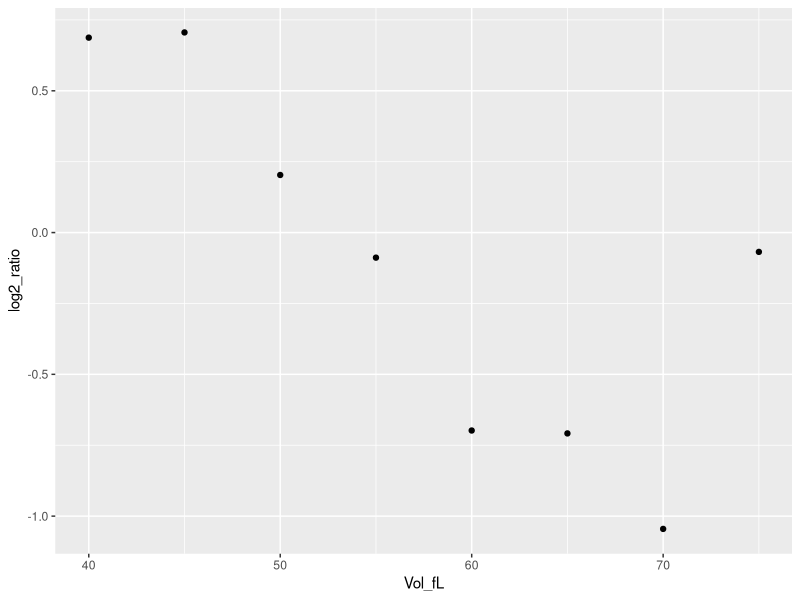
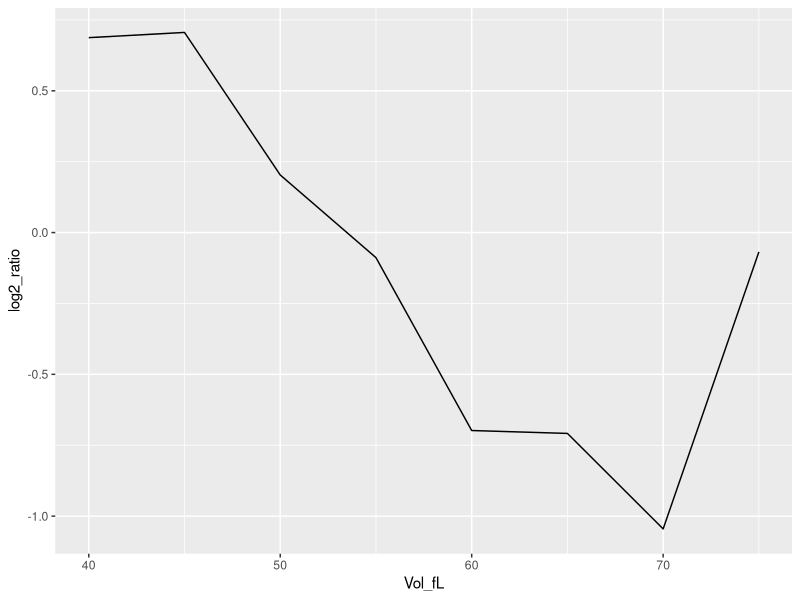
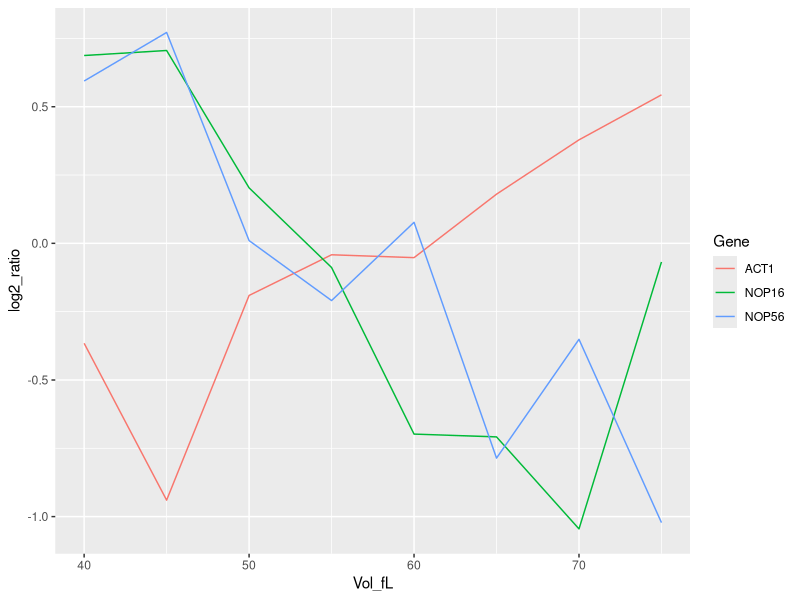
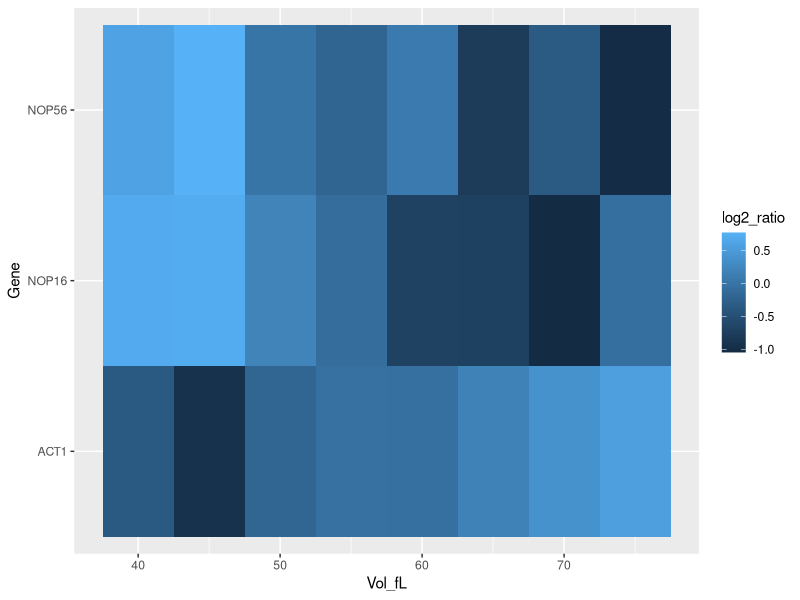
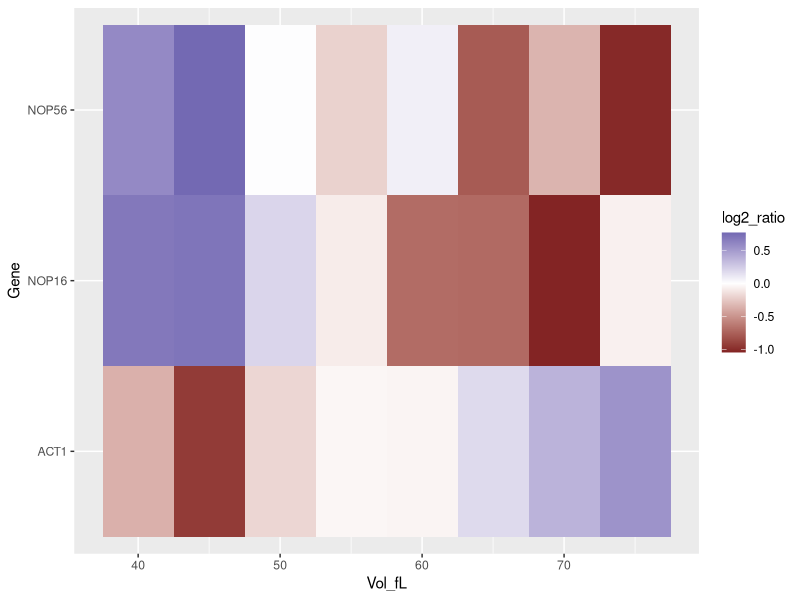
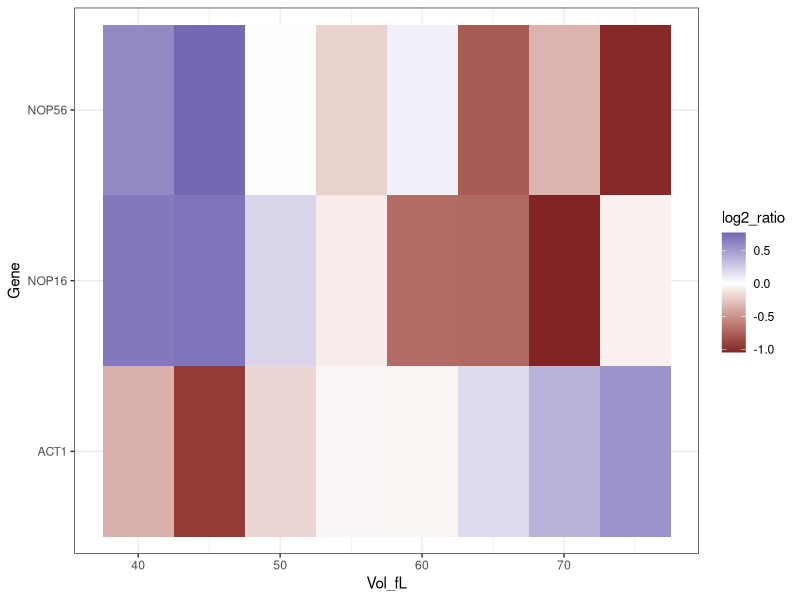

The R script that drew these images, in order:
## ----load_packages_data, echo=FALSE, message=FALSE, purl=TRUE----------------------------------------------------
library("tidyverse")

mRNA_data_tidy <- read_csv("../data/mRNA_data_tidy_named.csv")


## ----filter_data_onegene, eval = TRUE, purl = TRUE---------------------------------------------------------------
mRNA_data_NOP16 <- filter(mRNA_data_tidy, Gene=="NOP16")
mRNA_data_NOP16


## ----geom_plot_onegene, eval = TRUE, purl = TRUE-----------------------------------------------------------------
ggplot(data=mRNA_data_NOP16, aes(x=Vol_fL,y=log2_ratio)) +
    geom_point()


## ----geom_line_onegene, eval = TRUE, purl = TRUE-----------------------------------------------------------------
ggplot(data=mRNA_data_NOP16, aes(x=Vol_fL,y=log2_ratio)) +
    geom_line()


## ----geom_line_3genes, eval = TRUE, purl = TRUE------------------------------------------------------------------
mRNA_data_3genes <- filter(mRNA_data_tidy, Gene %in% c("ACT1","NOP16","NOP56"))

ggplot(data=mRNA_data_3genes, aes(x=Vol_fL,y=log2_ratio,colour=Gene)) +
    geom_line()


## ----geom_tile_3genes, eval = TRUE, purl = TRUE------------------------------------------------------------------
ggplot(data=mRNA_data_3genes, aes(x=Vol_fL,y=Gene,fill=log2_ratio)) +
    geom_tile()


## ----geom_tile_3genes_gradient2, eval = TRUE, purl = TRUE--------------------------------------------------------
ggplot(data=mRNA_data_3genes, aes(x=Vol_fL,y=Gene,fill=log2_ratio)) +
    geom_tile() +
    scale_fill_gradient2()


## ----geom_tile_3genes_theme_bw, eval = TRUE, purl = TRUE---------------------------------------------------------
ggplot(data=mRNA_data_3genes, aes(x=Vol_fL,y=Gene,fill=log2_ratio)) +
    geom_tile() +
    scale_fill_gradient2() + 
    theme_bw()


## ---- echo=TRUE, purl=TRUE---------------------------------------------------------------------------------------
mRNA_data_4genes <- filter(mRNA_data_tidy, Gene %in% c("ACT1","NOP16","NOP56","NOP6"))
# ?scale_colour_brewer

